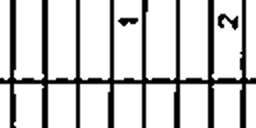
#> input picture webapp/backend/debug_cell_upscaled.png, 256 x 128 px
$ python -i analyze_and_improve.py   (imports and definitions only)
#> lines starting #> are read from the running program, lines starting #| are printed output that depends on the picture; after the words box and inside, x2 and y2 are one past the last pixel; in counts of white or black regions, pixels touching at a corner belong together
#> further down, picture is the input picture: shape (128, 256, 3); min 0, max 255, mean 204.7
"""
analyze_and_improve.py
======================
1) Carga el ground truth visual (ground_truth_page_3.json)
2) Corre el modelo OCR estándar sobre la imagen (pipeline ocr2.py)
3) Compara celda a celda y genera:
   - Reporte de errores por tipo
   - Sugerencias de mejoras al pipeline
   - Guarda análisis en analyze_results/
"""

import cv2, os, sys, json, time, difflib, re
import numpy as np
import pandas as pd
from paddleocr import PaddleOCR
import logging

# [1 line not run here, left out]

# ─── Rutas ────────────────────────────────────────────────────────────────────
ROOT = os.path.dirname(os.path.dirname(os.path.abspath(__file__)))
IMG  = os.path.join(ROOT, 'webapp', 'uploads',
                    'affc44d0-9985-4b7c-bb6f-ea1ce9cf7d85_p3.jpg')
GT   = os.path.join(ROOT, 'webapp', 'backend', 'ground_truth_page_3.json')
OUT  = os.path.join(os.path.dirname(os.path.abspath(__file__)), 'analyze_results')
# [1 line not run here, left out]

# ─── Helpers ──────────────────────────────────────────────────────────────────

def robust_read(path):
    return cv2.imdecode(np.fromfile(path, dtype=np.uint8), cv2.IMREAD_COLOR)

def detect_grid(img):
    gray = cv2.cvtColor(img, cv2.COLOR_BGR2GRAY)
    bin_ = cv2.bitwise_not(
        cv2.threshold(gray, 128, 255, cv2.THRESH_BINARY | cv2.THRESH_OTSU)[1])
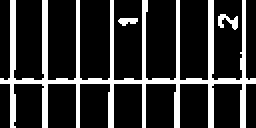
#> bin_: shape (128, 256); 19.8% white; 3 white regions, box (x1, y1, x2, y2) and area: (0, 0, 256, 128) 6192, (218, 14, 238, 30) 170, (118, 18, 138, 26) 114
    W = gray.shape[1]
#> W = 256
    v_k = cv2.getStructuringElement(cv2.MORPH_RECT, (1, W // 120))
#> v_k = [1, 1]
    v_l = cv2.dilate(cv2.erode(bin_, v_k, iterations=3), v_k, iterations=3)
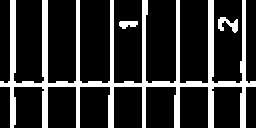
#> v_l: shape (128, 256); 19.7% white; 3 white regions, box (x1, y1, x2, y2) and area: (0, 0, 256, 128) 6178, (218, 17, 238, 33) 170, (119, 21, 138, 29) 112
    h_k = cv2.getStructuringElement(cv2.MORPH_RECT, (W // 40, 1))
#> h_k = [[1, 1, 1, 1, 1, 1]]
    h_l = cv2.dilate(cv2.erode(bin_, h_k, iterations=3), h_k, iterations=3)
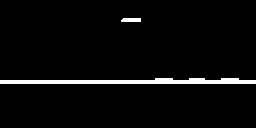
#> h_l: shape (128, 256); 3.7% white; 2 white regions, box (x1, y1, x2, y2) and area: (0, 78, 256, 84) 1128, (121, 18, 141, 22) 77
    combined = cv2.addWeighted(v_l, 0.5, h_l, 0.5, 0)
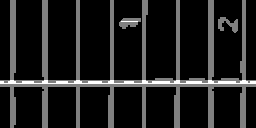
#> combined: shape (128, 256); min 0, max 255, mean 29.9
    inv = cv2.bitwise_not(combined)
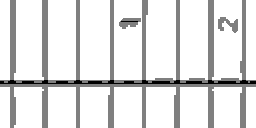
#> inv: shape (128, 256); min 0, max 255, mean 225.1
    eroded = cv2.erode(inv, cv2.getStructuringElement(cv2.MORPH_RECT,(3,3)), iterations=2)
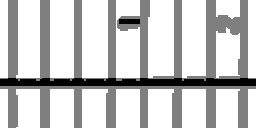
#> eroded: shape (128, 256); min 0, max 255, mean 200.5
    grid = cv2.threshold(eroded, 0, 255, cv2.THRESH_OTSU)[1]
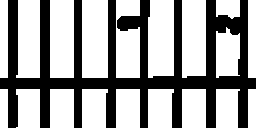
#> grid: shape (128, 256); 63.1% white; 1 black region
    cnts, _ = cv2.findContours(grid, cv2.RETR_TREE, cv2.CHAIN_APPROX_SIMPLE)
#> cnts = 19 contours; largest, box (x1, y1, x2, y2) and area: (82, 0, 108, 78) 1925, (148, 0, 174, 78) 1850, (50, 0, 74, 78) 1771, (182, 0, 206, 78) 1734, (16, 0, 40, 78) 1622
    return [cv2.boundingRect(c) for c in cnts
            if cv2.contourArea(c) > 100 and 5 < cv2.boundingRect(c)[3] < 200]

# [354 lines left out: functions sort_to_rows, run_ocr, classify_error, compare, generate_improvement_plan, main, not called in this run]

# [2 lines not run here, left out]

>>> import cv2
>>> picture = cv2.imread('../webapp/backend/debug_cell_upscaled.png')
>>> result = detect_grid(picture)
#> result = 19 items, first 6: (248, 89, 8, 39), (216, 89, 24, 39), (182, 89, 24, 39), (148, 89, 26, 39), (116, 89, 24, 39), (82, 89, 26, 39)
